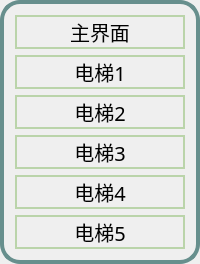
      <widget class="QFrame" name="menu">
       <property name="enabled">
        <bool>true</bool>
       </property>
       <property name="sizePolicy">
        <sizepolicy hsizetype="Expanding" vsizetype="Preferred">
         <horstretch>3</horstretch>
         <verstretch>0</verstretch>
        </sizepolicy>
       </property>
       <property name="styleSheet">
        <string notr="true">border: 4px solid #678F8D;border-radius:20px;</string>
       </property>
       <property name="frameShape">
        <enum>QFrame::StyledPanel</enum>
       </property>
       <property name="frameShadow">
        <enum>QFrame::Raised</enum>
       </property>
       <layout class="QVBoxLayout" name="verticalLayout_3">
        <item>
         <widget class="QPushButton" name="main_interface_button">
          <property name="sizePolicy">
           <sizepolicy hsizetype="Minimum" vsizetype="Expanding">
            <horstretch>0</horstretch>
            <verstretch>8</verstretch>
           </sizepolicy>
          </property>
          <property name="font">
           <font>
            <family>幼圆</family>
            <pointsize>15</pointsize>
           </font>
          </property>
          <property name="cursor">
           <cursorShape>PointingHandCursor</cursorShape>
          </property>
          <property name="styleSheet">
           <string notr="true">border: 2px solid #BAD4AA;
border-radius:20px;</string>
          </property>
          <property name="text">
           <string>主界面</string>
          </property>
         </widget>
        </item>
        <item>
         <widget class="QPushButton" name="ele1_interface_button">
          <property name="sizePolicy">
           <sizepolicy hsizetype="Minimum" vsizetype="Expanding">
            <horstretch>0</horstretch>
            <verstretch>5</verstretch>
           </sizepolicy>
          </property>
          <property name="font">
           <font>
            <family>幼圆</family>
            <pointsize>15</pointsize>
           </font>
          </property>
          <property name="cursor">
           <cursorShape>PointingHandCursor</cursorShape>
          </property>
          <property name="styleSheet">
           <string notr="true">border: 2px solid #BAD4AA;
border-radius:20px;</string>
          </property>
          <property name="text">
           <string>电梯1</string>
          </property>
         </widget>
        </item>
        <item>
         <widget class="QPushButton" name="ele2_interface_button">
          <property name="sizePolicy">
           <sizepolicy hsizetype="Minimum" vsizetype="Expanding">
            <horstretch>0</horstretch>
            <verstretch>5</verstretch>
           </sizepolicy>
          </property>
          <property name="font">
           <font>
            <family>幼圆</family>
            <pointsize>15</pointsize>
           </font>
          </property>
          <property name="cursor">
           <cursorShape>PointingHandCursor</cursorShape>
          </property>
          <property name="styleSheet">
           <string notr="true">border: 2px solid #BAD4AA;
border-radius:20px;</string>
          </property>
          <property name="text">
           <string>电梯2</string>
          </property>
         </widget>
        </item>
        <item>
         <widget class="QPushButton" name="ele3_interface_button">
          <property name="sizePolicy">
           <sizepolicy hsizetype="Minimum" vsizetype="Expanding">
            <horstretch>0</horstretch>
            <verstretch>5</verstretch>
           </sizepolicy>
          </property>
          <property name="font">
           <font>
            <family>幼圆</family>
            <pointsize>15</pointsize>
           </font>
          </property>
          <property name="cursor">
           <cursorShape>PointingHandCursor</cursorShape>
          </property>
          <property name="styleSheet">
           <string notr="true">border: 2px solid #BAD4AA;
border-radius:20px;</string>
          </property>
          <property name="text">
           <string>电梯3</string>
          </property>
         </widget>
        </item>
        <item>
         <widget class="QPushButton" name="ele4_interface_button">
          <property name="sizePolicy">
           <sizepolicy hsizetype="Minimum" vsizetype="Expanding">
            <horstretch>0</horstretch>
            <verstretch>5</verstretch>
           </sizepolicy>
          </property>
          <property name="font">
           <font>
            <family>幼圆</family>
            <pointsize>15</pointsize>
           </font>
          </property>
          <property name="cursor">
           <cursorShape>PointingHandCursor</cursorShape>
          </property>
          <property name="styleSheet">
           <string notr="true">border: 2px solid #BAD4AA;
border-radius:20px;</string>
          </property>
          <property name="text">
           <string>电梯4</string>
          </property>
         </widget>
        </item>
        <item>
         <widget class="QPushButton" name="ele5_interface_button">
          <property name="sizePolicy">
           <sizepolicy hsizetype="Minimum" vsizetype="Expanding">
            <horstretch>0</horstretch>
            <verstretch>5</verstretch>
           </sizepolicy>
          </property>
          <property name="font">
           <font>
            <family>幼圆</family>
            <pointsize>15</pointsize>
           </font>
          </property>
          <property name="cursor">
           <cursorShape>PointingHandCursor</cursorShape>
          </property>
          <property name="styleSheet">
           <string notr="true">border: 2px solid #BAD4AA;
border-radius:20px;</string>
          </property>
          <property name="text">
           <string>电梯5</string>
          </property>
         </widget>
        </item>
       </layout>
      </widget>
